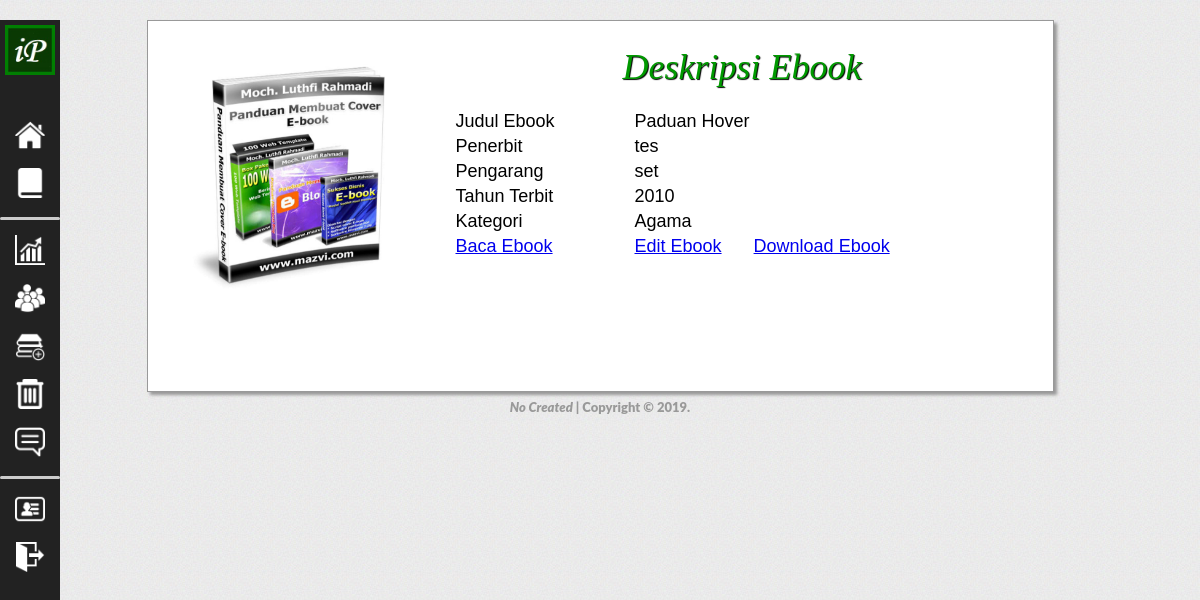
The page /describe-book-admin.php?id=2 (signed in) on the database its author committed.
### tables this page shows
CREATE TABLE `upload` (
  `id` int(11) NOT NULL,
  `nama_buku` varchar(100) NOT NULL,
  `penerbit` varchar(100) NOT NULL,
  `pengarang` varchar(100) NOT NULL,
  `tahun_terbit` int(4) NOT NULL,
  `jns_buku` varchar(100) NOT NULL,
  `cover_buku` varchar(100) NOT NULL,
  `file_buku` varchar(100) NOT NULL,
  `filetype` varchar(30) NOT NULL,
  `filedata` varchar(100) NOT NULL,
  `nama_file` varchar(100) NOT NULL,
  `filesize` varchar(100) NOT NULL,
  `admin_input` varchar(100) NOT NULL
);

### describe-book-admin.php (the view, shortened to what this page needs)
<html xmlns="http://www.w3.org/1999/xhtml">
<head>
<link rel="stylesheet" type="text/css" href="css/download.css" />
<link rel="stylesheet" type="text/css" href="css/navigation.css" />
<link rel="stylesheet" type="text/css" href="css/index.css">
<link rel="stylesheet" type="text/css" href="css/profile.css" />
<link rel="stylesheet" type="text/css" href="css/navigation.css" />
</head>
<body>
<div id="bar">
<img id="logo" src="images/favicon.jpg">
    <div id="space"></div>
    <a href="home-admin.php" title="Beranda"><li><img class="menu" src="images/icon/6.png"></li></a>
    <a href="book-admin.php" title="Ebook"><li><img class="menu" src="images/icon/13.png"></li></a>
    <hr>
    <a href="dashboard.php" title="Dashboard"><li><img class="menu" src="images/icon/14.png"></li></a>
    <a href="list-member.php" title="Kelola Data Anggota"><li><img class="menu" src="images/icon/12.png"></li></a>
    <a href="add-book.php" title="Tambah Ebook"><li><img class="menu" src="images/icon/17.png"></li></a>
    <a href="list-delete-book.php" title="Hapus Ebook"><li><img class="menu" src="images/icon/11.png"></li></a>
    <a href="list-request.php" title="Saran, Masukan dan Request"><li><img class="menu" src="images/icon/9.png"></li></a>
    <hr>
    <a href="profile-admin.php" title="Profil"><li><img class="menu" src="images/icon/16.png"></li></a>
    <a href="pro-logout.php" title="Keluar" onClick="return confirm('Yakin ingin keluar ?');"><li><img class="menu" src="images/icon/1.png"></li></a>
</div>
<div id="profile">
    <?php
    require('koneksi.php');
    if(isset($_GET['id'])){
        $id = $_GET['id'];
    $query1 =mysqli_query($koneksi, "SELECT * FROM upload WHERE id = $id");
    $row1 = mysqli_fetch_array($query1);
}
    ?>
	<div id="photo">
		<img id="dp" src="<?php if(!$row1['cover_buku']==""){echo"$row1[cover_buku]";}else{echo"photos/01.png";}?>" /><br />
    </div>
    <div id="my-profile">
    	<font id="my-prof-text"><i>Deskripsi Ebook</i></font>
    </div>
    <div id="text">
    <table>
    <tr>
        	<td width="175px">Judul Ebook</td>
            <td><?= $row1['nama_buku'] ?></td>
        </tr>
        <tr>
        	<td>Penerbit</td>
            <td><?= $row1['penerbit'] ?></td>
        </tr>
        <tr>
        	<td>Pengarang</td>
            <td><?= $row1['pengarang'] ?></td>
        </tr>
        <tr>
        	<td>Tahun Terbit</td>
            <td><?= $row1['tahun_terbit'] ?></td>
        </tr>
        <tr>
        	<td>Kategori</td>
            <td><?= $row1['jns_buku'] ?></td>
        </tr>
        <tr>
            <td><a href="read-book-admin.php?id=<?php echo"$row1[id]"?>">Baca Ebook </td>
            <td><a href="edit-book-full.php?id=<?php echo"$row1[id]"?>">Edit Ebook </td>
            <td><a href="pro-download.php?id=<?php echo"$row1[id]"?>"> Download Ebook </a><td>
        </tr>
    </table>
    </div>
</div>
<div id="footer">
<i>No Created</i>  |  Copyright © 2019.
</div>
</body>
</html>

### css/download.css (style rules this page uses)
body { background:url(../images/bg.jpg); margin:0px; }

### css/navigation.css (style rules this page uses)
body { background:url(../images/bg.jpg); margin:0px; }
#footer { color:#999; font-family:"Lato Black"; font-size:13px; padding:7px 0px; text-align:center; }

### css/index.css (style rules this page uses)
body { background:url(../images/bg.jpg); margin:0px; }
#bar { background:#222; height:100%; position:fixed; width:60px; }
img#logo { height:50px; margin:5px; width:50px; }
#space { height:33px; }
#bar li { list-style:none; padding:7px 15px; }
li img.menu { background:#fff; height:30px; transition:500ms all ease; width:30px; }

### css/profile.css (style rules this page uses)
#profile { background:#fff; border:1px solid #999; box-shadow:3px 3px 3px #999; height:320px; margin:auto; margin-top:20px; padding:25px; width:855px; }
#profile #photo { float:left; }
img#dp { height:250px; width:250px; }
#my-prof-text { color:#090; font-family:Magneto; font-size:36px; margin-left:200px; text-shadow:1px 1px 1px #000; }
#text table { font-family:"Lucida Sans Unicode", "Lucida Grande", sans-serif; font-size:18px; padding:20px 0px 0px 30px; }
hr { background:#ccc; border:none; border-radius:100px; height:3px; }
#footer { color:#999; font-family:"Lato Black"; font-size:13px; padding:10px 0px; text-align:center; }

### rows shown on the page
upload: cover_buku (picture), nama_buku "Paduan Hover", penerbit "tes", pengarang "set", tahun_terbit "2010", jns_buku "Agama"
